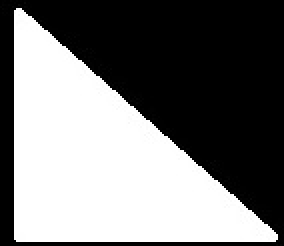
%> input picture Triangle.jpg, 142 x 123 px (shown 2 times larger)
$ octave Sample.m   (GNU Octave 9; MATLAB toolbox functions it lacks are replaced by stand-ins)
%> lines starting %> are read from the running program, lines starting %| are printed output that depends on the picture; in (x1, y1, x2, y2) boxes, pixels count from 0 and x2, y2 are one past the last pixel; in counts of white or black regions, pixels touching at a corner belong together; the program's own positions count from 1
tic; % Start timer.
clc;
clear all;
disp('Running...'); % Message sent to command window.
workspace; % Show panel with all the variables.

Triangle = imread('Triangle.jpg');
%> Triangle is the input picture: size 123x142x3 uint8; min 0, max 255, mean 119.1
Square = imread('Square.jpg');
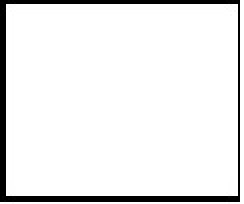
%> input picture Square.jpg, 122 x 102 px (shown 2 times larger)
%> Square is the input picture: size 102x122x3 uint8; min 0, max 255, mean 234.8
Circle = imread('Circle.jpg');
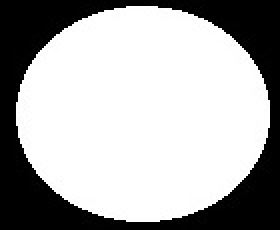
%> input picture Circle.jpg, 140 x 115 px (shown 2 times larger)
%> Circle is the input picture: size 115x140x3 uint8; min 0, max 255, mean 170.6
TestImage = imread('TestImage.jpg');
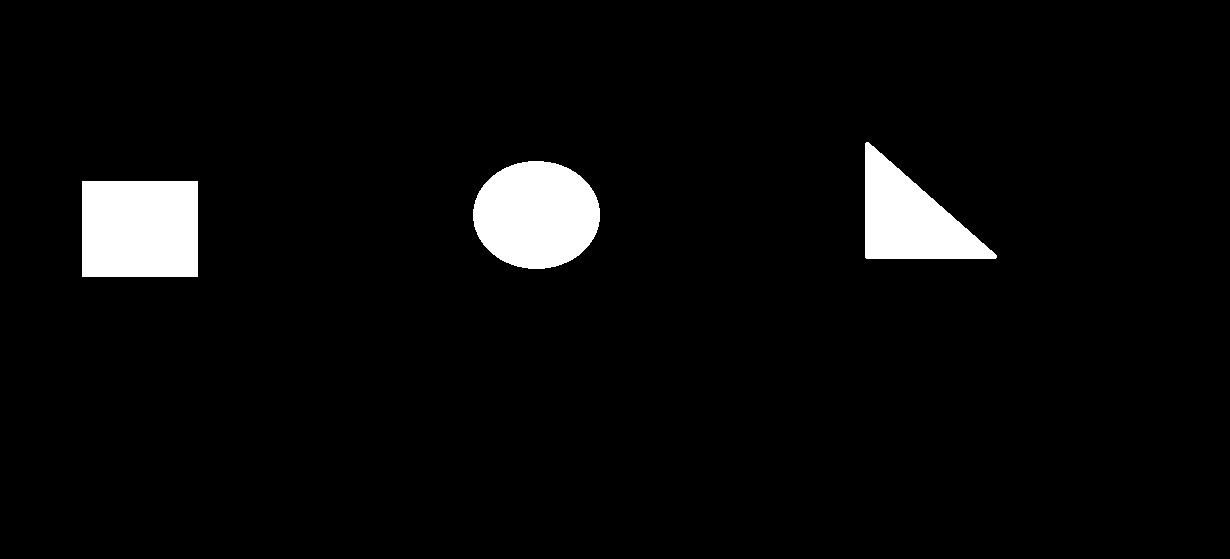
%> input picture TestImage.jpg, 1230 x 559 px
%> TestImage is the input picture: size 559x1230x3 uint8; min 0, max 255, mean 11.1

Triangle = double(rgb2gray(Triangle));
%> Triangle: size 123x142 double
Square = double(rgb2gray(Square));
%> Square: size 102x122 double
Circle = double(rgb2gray(Circle));
%> Circle: size 115x140 double
TestImage = double(rgb2gray(TestImage));% why is it red after passing through rgb2gray?
%> TestImage: size 559x1230 double


thresholdValue = 200;
bTestImage = TestImage > thresholdValue;
%> bTestImage: size 559x1230 logical; 4.4% white; 3 white regions, box (x1, y1, x2, y2) and area: (82, 181, 198, 277) 11136, (473, 161, 600, 269) 10769, (865, 142, 997, 259) 8158
bTriangle = Triangle > thresholdValue;
%> bTriangle: size 123x142 logical; 46.7% white; 1 white region, box (x1, y1, x2, y2) and area: (7, 4, 139, 121) 8158
bCircle = Circle > thresholdValue;
%> bCircle: size 115x140 logical; 66.9% white; 1 black region, box (x1, y1, x2, y2) and area: (0, 0, 140, 115) 5331
bSquare = Square > thresholdValue;
%> bSquare: size 102x122 logical; 92.1% white; 1 black region

%find the centroids of templates for reference
%TriangleCentroid=regionprops(bTriangle,'Centroid');
TriangleArea=regionprops(bTriangle,'Area');
%> TriangleArea = 1 region; Area: 8158
%CircleCentroid=regionprops(bCircle,'Centroid');
CircleArea=regionprops(bCircle,'Area');
%> CircleArea = 1 region; Area: 10769
%SquareCentroid=regionprops(bSquare,'Centroid');
SquareArea=regionprops(bSquare,'Area');
%> SquareArea = 2 regions; Area: 11136, 324


subplot(3,3,1);
imagesc(TestImage);


subplot(3,3,2);imagesc(conv2(TestImage,rot90(Triangle,2)));
title('Triangle');
subplot(3,3,3);imagesc(conv2(TestImage,rot90(Circle,2)));
title('Circle');
subplot(3,3,4);imagesc(conv2(TestImage,rot90(Square,2)));
title('Square');

subplot(3,3,5); imagesc(bTestImage); title('Binary Image');

labeledImage = bwlabel(bTestImage, 8);     % Label each blob so we can make measurements of it
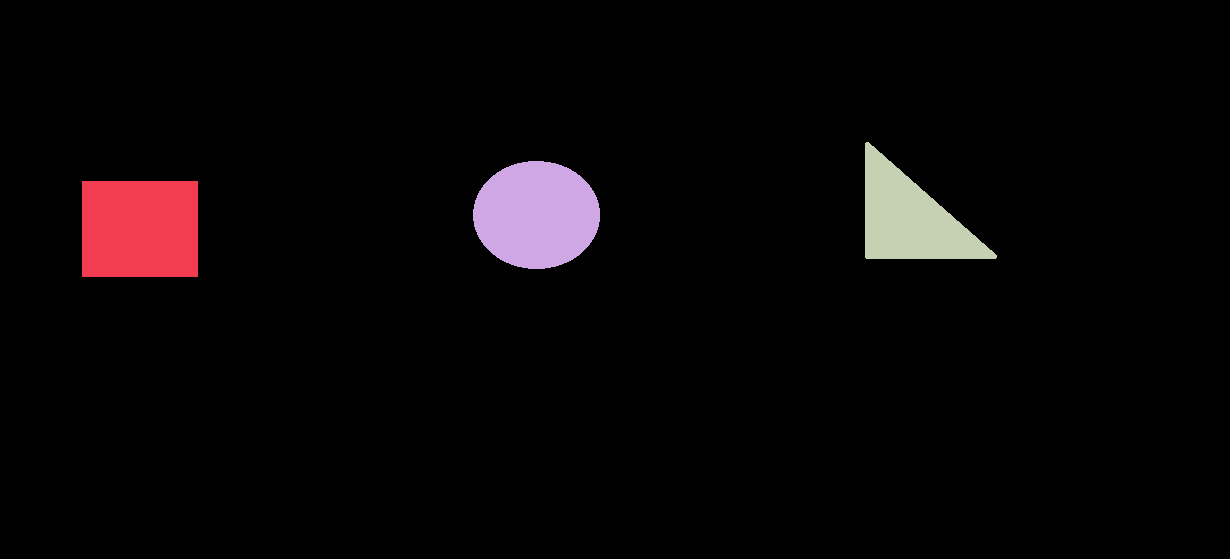
%> labeledImage: size 559x1230 double; 4 distinct labels, from 0 to 3; one colour per label, 0 black

ImageProperties = regionprops(bTestImage, TestImage, 'all');
%> ImageProperties = 3 regions; box (x1, y1, x2, y2), Area, Centroid, MajorAxisLength, MinorAxisLength and Eccentricity: (82, 181, 198, 277) 11136 [140.5 229.5] 133.9 110.9 0.561, (473, 161, 600, 269) 10769 [537 215.5] 126.9 108 0.525, (865, 142, 997, 259) 8158 [910.8 219.5] 148.2 84.48 0.822
numberOfObjects = size(ImageProperties, 1);%find number of objects
%> numberOfObjects = 3


subplot(3, 3, 7); imagesc(TestImage);
title('Outlines, from bwboundaries()');
hold on;
boundaries = bwboundaries(bTestImage);
%> boundaries = 3 boundaries; box (x1, y1, x2, y2) and points: (82, 181, 198, 277) 421, (865, 142, 997, 259) 379, (473, 161, 600, 269) 331
numberOfBoundaries = size(boundaries);
%> numberOfBoundaries = [3 1]
for k = 1 : numberOfBoundaries
	thisBoundary = boundaries{k};
	plot(thisBoundary(:,2), thisBoundary(:,1), 'g', 'LineWidth', 2);
end
%> this loop made 3 passes
hold off;


fontSize = 14;	% Used to control size of "blob number" labels put atop the image.
labelShiftX = -20;	% Used to align the labels in the centers of the coins.
blobECD = zeros(1, numberOfObjects);
% Print header line in the command window.
fprintf(1,'Blob #      Mean Intensity  Area   Perimeter    Centroid       Diameter\n');
% Loop over all blobs printing their measurements to the command window.
for k = 1 : numberOfObjects           % Loop through all blobs.
	% Find the mean of each blob.  (R2008a has a better way where you can pass the original image
	% directly into regionprops.  The way below works for all versions including earlier versions.)
    thisBlobsPixels = ImageProperties(k).PixelIdxList;  % Get list of pixels in current blob.
    meanGL = mean(TestImage(thisBlobsPixels)); % Find mean intensity (in original image!)
	meanGL2008a = ImageProperties(k).MeanIntensity; % Mean again, but only for version >= R2008a

	blobArea = ImageProperties(k).Area;		% Get area.
	blobPerimeter = ImageProperties(k).Perimeter;		% Get perimeter.
	blobCentroid = ImageProperties(k).Centroid;		% Get centroid.
	blobECD(k) = sqrt(4 * blobArea / pi);					% Compute ECD - Equivalent Circular Diameter.
    fprintf(1,'#%2d %17.1f %11.1f %8.1f %8.1f %8.1f % 8.1f\n', k, meanGL, blobArea, blobPerimeter, blobCentroid, blobECD(k));
	% Put the "blob number" labels on the "boundaries" grayscale image.
	text(blobCentroid(1) + labelShiftX, blobCentroid(2), num2str(k), 'FontSize', fontSize, 'FontWeight', 'Bold');
end
%> this loop made 3 passes
%> (meanGL, meanGL2008a, blobArea, blobPerimeter, blobCentroid) on passes 1 to 3: (255, 255, 11136, 411.2, [140.5 229.5]), (254.9, 254.9, 10769, 366.8, [537 215.5]), (254.9, 254.9, 8158, 416.4, [910.8 219.5])
%| # 1             255.0     11136.0    411.2    140.5    229.5    119.1
%| # 2             254.9     10769.0    366.8    537.0    215.5    117.1
%| # 3             254.9      8158.0    416.4    910.8    219.5    101.9
%> after the loop, blobECD = [119.1 117.1 101.9]


% Put the labels on the rgb labeled image also.
subplot(3, 3, 7);
for k = 1 : numberOfObjects           % Loop through all blobs.
	blobCentroid = ImageProperties(k).Centroid;		% Get centroid.
	text(blobCentroid(1) + labelShiftX, blobCentroid(2), num2str(k), 'FontSize', fontSize, 'FontWeight', 'Bold');
end
%> this loop made 3 passes

%%%%%%%%%%%%%%%%%%%%find the number of objects in testimage usnig area%%
numberofSquare=0;
subplot(3, 3, 8); imagesc(TestImage);
hold on;
boundaries = bwboundaries(bTestImage);
for k = 1 : numberOfObjects
    blobArea = ImageProperties(k).Area;
	thisBoundary = boundaries{k};
    if blobArea(1,1)==SquareArea(1).Area
        plot(thisBoundary(:,2), thisBoundary(:,1), 'g', 'LineWidth', 2);
        numberofSquare=numberofSquare+1;
    end
end
%> this loop made 3 passes
%> blobArea on passes 1 to 3: 11136, 10769, 8158
%> after the loop, numberofSquare = 0
title(sprintf('Number of Square=%d',numberofSquare));
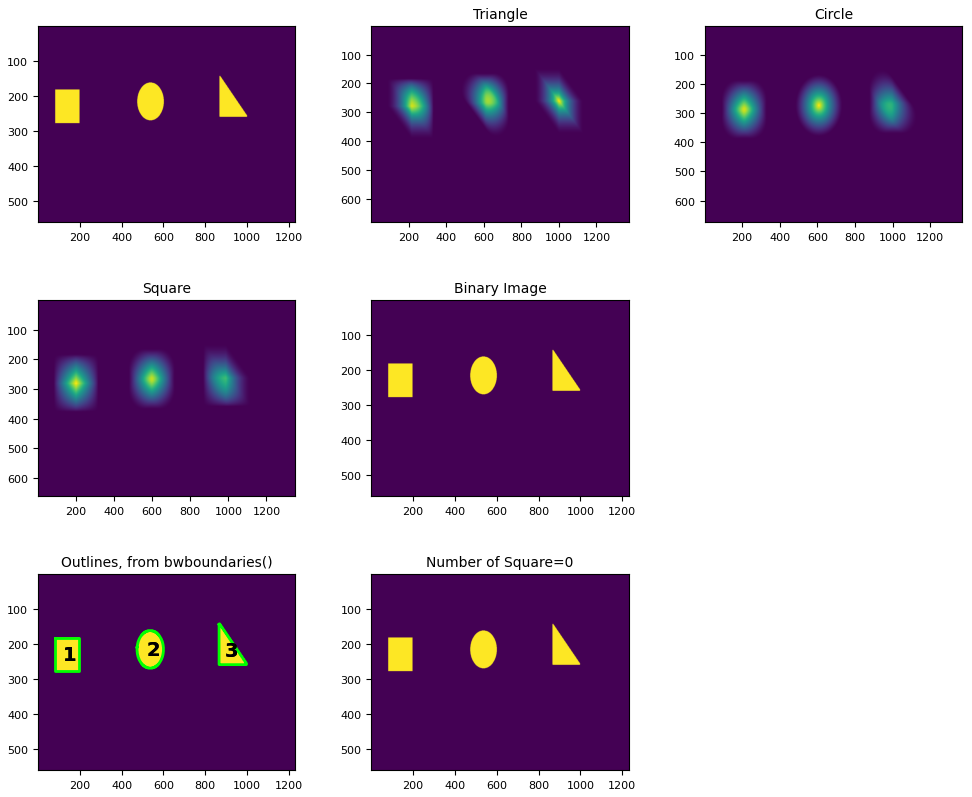
%> figure redrawn from the program's plot data, 7 panels
hold off;

%how to find centroid of object relative to its boundaries
